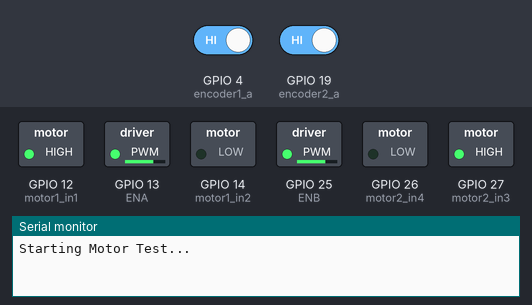
Simulated run of this sketch. Board: ESP32. Parts: switched loads named in the sketch (green lamp = pin HIGH), the last lines printed to the serial monitor. The inputs (shaded band) are chosen by the test bench; at power-on: GPIO 4 (encoder1_a) HIGH, GPIO 19 (encoder2_a) HIGH.

Above: at 0.05 s.
At 3.0 s:
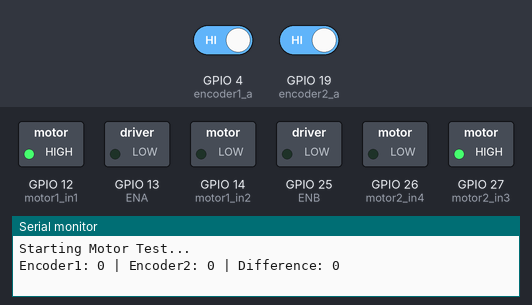
Timing chart, 0 to 3.5 s (numbered marks = the images above):
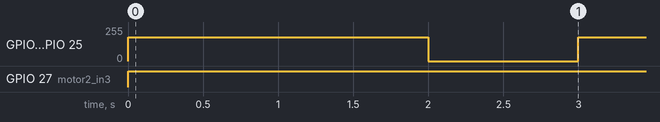

The sketch:

test_speed.ino
```cpp
#define motor1_in1 12
#define motor1_in2 14
#define motor2_in3 27
#define motor2_in4 26

#define ENA 13
#define ENB 25

#define encoder1_a 4
#define encoder2_a 19

volatile int encoder1_count = 0;
volatile int encoder2_count = 0;

void IRAM_ATTR encoder1_isr() {
  encoder1_count++;
}

void IRAM_ATTR encoder2_isr() {
  encoder2_count++;
}

void setup() {
  Serial.begin(115200);

  // Set motor pins as outputs
  pinMode(motor1_in1, OUTPUT);
  pinMode(motor1_in2, OUTPUT);
  pinMode(motor2_in3, OUTPUT);
  pinMode(motor2_in4, OUTPUT);
  pinMode(ENA, OUTPUT);
  pinMode(ENB, OUTPUT);

  // Set encoder pins as inputs
  pinMode(encoder1_a, INPUT_PULLUP);
  pinMode(encoder2_a, INPUT_PULLUP);

  attachInterrupt(digitalPinToInterrupt(encoder1_a), encoder1_isr, RISING);
  attachInterrupt(digitalPinToInterrupt(encoder2_a), encoder2_isr, RISING);

  Serial.println("Starting Motor Test...");
}

void loop() {
  encoder1_count = 0;
  encoder2_count = 0;

  // Run both motors at the same speed
  int speed = 180;  // Adjust if needed
  digitalWrite(motor1_in1, HIGH);
  digitalWrite(motor1_in2, LOW);
  digitalWrite(motor2_in3, HIGH);
  digitalWrite(motor2_in4, LOW);
  analogWrite(ENA, speed);
  analogWrite(ENB, speed);

  delay(2000); // Run motors for 2 seconds

  // Stop motors
  analogWrite(ENA, 0);
  analogWrite(ENB, 0);

  // Print encoder counts
  Serial.print("Encoder1: ");
  Serial.print(encoder1_count);
  Serial.print(" | Encoder2: ");
  Serial.print(encoder2_count);

  int difference = encoder1_count - encoder2_count;
  Serial.print(" | Difference: ");
  Serial.println(difference);


  delay(1000);
}
```

Measured:
- by itself, GPIO 13 (ENA), GPIO 25 (ENB): alternates 180/255 for 2.0 s and 0/255 for 1.0 s
- by itself, GPIO 27 (motor2_in3): LOW → HIGH at 0.00 s
